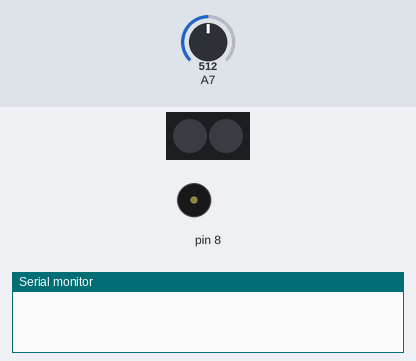
The sketch below on a simulated Arduino Nano, built with avr-gcc and run on an emulated ATmega328P. On the bench: 2 RGB LEDs in strip order, left to right, buzzer (waves = sounding), the last lines printed to the serial monitor. The inputs (shaded band) are chosen by the test bench; at power-on: A7 = 512.

Above: at 1.2 s.
1.3 s: A7 set to 0
At 2.8 s:
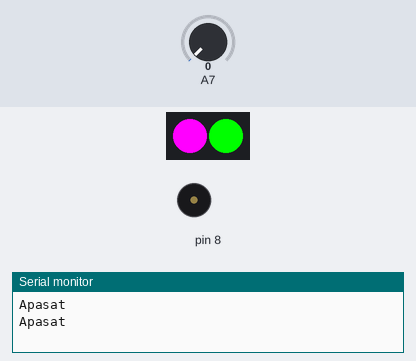
4.3 s: A7 set to 122
At 5.6 s:
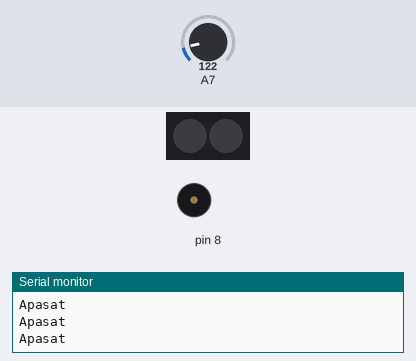
Timing chart, 0 to 7.3 s (numbered marks = the images above; inputs shaded):
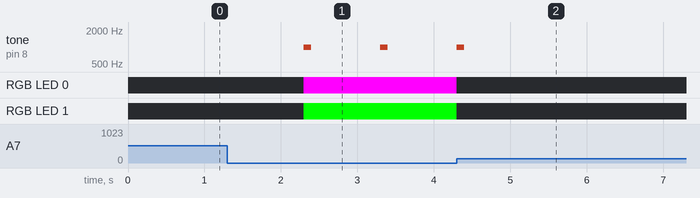

Measured:
- after the input at 1.3 s, tone on pin 8: alternates 1000 Hz for 0.10 s and silent for 0.90 s, starting after 1.0 s; RGB LED 0: off → RGB(255, 0, 255) after 1.0 s; RGB LED 1: off → RGB(0, 255, 0) after 1.0 s
- after the input at 4.3 s, tone on pin 8: goes on until 4.4 s, then stays silent; RGB LED 0: RGB(255, 0, 255) → off at once; RGB LED 1: RGB(0, 255, 0) → off at once

The sketch:

sketch_may21a.ino
```cpp
#include <Adafruit_NeoPixel.h>
Adafruit_NeoPixel pix(2, 13, NEO_GRB+NEO_KHZ800);

void setup() {
  // put your setup code here, to run once:
 pinMode(A7, INPUT);
 Serial.begin(9600);
 pix.begin();
 pinMode(8, OUTPUT);
}


void loop() {
  // put your main code here, to run repeatedly:
 int x = analogRead(A7);
 if (x == 0){
  Serial.println("Apasat");
  delay(1000);
  pix.setPixelColor(0, pix.Color(255, 0, 255));
  pix.setPixelColor(1, pix.Color(0, 255, 0));
  pix.show();
  tone(8, 1000, 100);
 }else{
  pix.setPixelColor(0, pix.Color(0, 0, 0));
  pix.setPixelColor(1, pix.Color(0, 0, 0));
  pix.show();
 }
}
```
